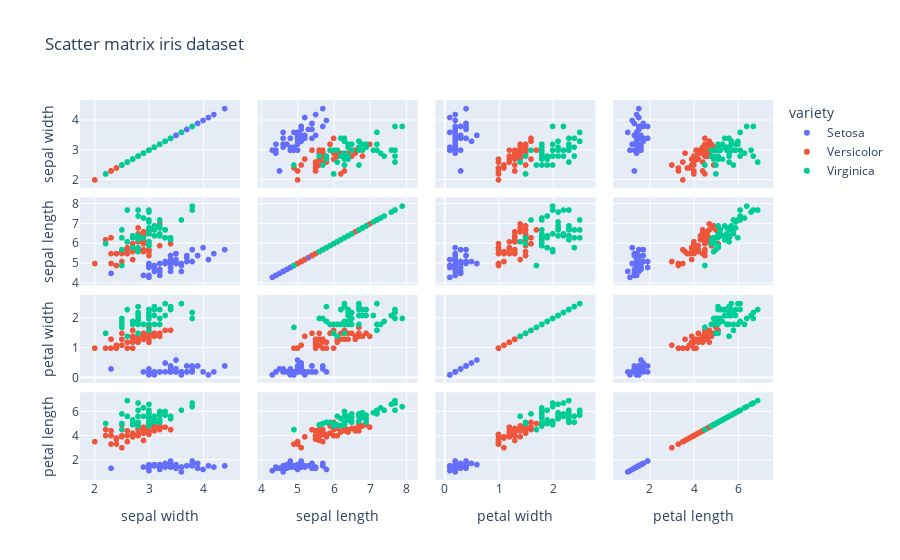

Notebook code for this chart:
### Code cell
scattermatrix = px.scatter_matrix(iris,
                                  dimensions=["sepal.width", "sepal.length", "petal.width", "petal.length"], 
                                  color='variety', 
                                 title='Scatter matrix iris dataset',
                                 labels={col:col.replace('.',' ') for col in iris.columns})
scattermatrix.update_layout()
scattermatrix

### Figure 1 — Plotly figure (JSON) as saved in the notebook; plotly's stock layout.template omitted (floating-point values rounded to 4 significant figures)
{"data": [{"dimensions": [{"axis": {"matches": true}, "label": "sepal width", "values": [3.5, 3, 3.2, 3.1, 3.6, 3.9, 3.4, 3.4, 2.9, 3.1, 3.7, 3.4, 3, 3, 4, 4.4, 3.9, 3.5, 3.8, 3.8, 3.4, 3.7, 3.6, 3.3, 3.4, 3, 3.4, 3.5, 3.4, 3.2, 3.1, 3.4, 4.1, 4.2, 3.1, 3.2, 3.5, 3.6, 3, 3.4, 3.5, 2.3, 3.2, 3.5, 3.8, 3, 3.8, 3.2, 3.7, 3.3]}, {"axis": {"matches": true}, "label": "sepal length", "values": [5.1, 4.9, 4.7, 4.6, 5, 5.4, 4.6, 5, 4.4, 4.9, 5.4, 4.8, 4.8, 4.3, 5.8, 5.7, 5.4, 5.1, 5.7, 5.1, 5.4, 5.1, 4.6, 5.1, 4.8, 5, 5, 5.2, 5.2, 4.7, 4.8, 5.4, 5.2, 5.5, 4.9, 5, 5.5, 4.9, 4.4, 5.1, 5, 4.5, 4.4, 5, 5.1, 4.8, 5.1, 4.6, 5.3, 5]}, {"axis": {"matches": true}, "label": "petal width", "values": [0.2, 0.2, 0.2, 0.2, 0.2, 0.4, 0.3, 0.2, 0.2, 0.1, 0.2, 0.2, 0.1, 0.1, 0.2, 0.4, 0.4, 0.3, 0.3, 0.3, 0.2, 0.4, 0.2, 0.5, 0.2, 0.2, 0.4, 0.2, 0.2, 0.2, 0.2, 0.4, 0.1, 0.2, 0.2, 0.2, 0.2, 0.1, 0.2, 0.2, 0.3, 0.3, 0.2, 0.6, 0.4, 0.3, 0.2, 0.2, 0.2, 0.2]}, {"axis": {"matches": true}, "label": "petal length", "values": [1.4, 1.4, 1.3, 1.5, 1.4, 1.7, 1.4, 1.5, 1.4, 1.5, 1.5, 1.6, 1.4, 1.1, 1.2, 1.5, 1.3, 1.4, 1.7, 1.5, 1.7, 1.5, 1, 1.7, 1.9, 1.6, 1.6, 1.5, 1.4, 1.6, 1.6, 1.5, 1.5, 1.4, 1.5, 1.2, 1.3, 1.4, 1.3, 1.5, 1.3, 1.3, 1.3, 1.6, 1.9, 1.4, 1.6, 1.4, 1.5, 1.4]}], "hovertemplate": "variety=Setosa<br>%{xaxis.title.text}=%{x}<br>%{yaxis.title.text}=%{y}<extra></extra>", "legendgroup": "Setosa", "marker": {"color": "#636efa", "symbol": "circle"}, "name": "Setosa", "showlegend": true, "type": "splom"}, {"dimensions": [{"axis": {"matches": true}, "label": "sepal width", "values": [3.2, 3.2, 3.1, 2.3, 2.8, 2.8, 3.3, 2.4, 2.9, 2.7, 2, 3, 2.2, 2.9, 2.9, 3.1, 3, 2.7, 2.2, 2.5, 3.2, 2.8, 2.5, 2.8, 2.9, 3, 2.8, 3, 2.9, 2.6, 2.4, 2.4, 2.7, 2.7, 3, 3.4, 3.1, 2.3, 3, 2.5, 2.6, 3, 2.6, 2.3, 2.7, 3, 2.9, 2.9, 2.5, 2.8]}, {"axis": {"matches": true}, "label": "sepal length", "values": [7, 6.4, 6.9, 5.5, 6.5, 5.7, 6.3, 4.9, 6.6, 5.2, 5, 5.9, 6, 6.1, 5.6, 6.7, 5.6, 5.8, 6.2, 5.6, 5.9, 6.1, 6.3, 6.1, 6.4, 6.6, 6.8, 6.7, 6, 5.7, 5.5, 5.5, 5.8, 6, 5.4, 6, 6.7, 6.3, 5.6, 5.5, 5.5, 6.1, 5.8, 5, 5.6, 5.7, 5.7, 6.2, 5.1, 5.7]}, {"axis": {"matches": true}, "label": "petal width", "values": [1.4, 1.5, 1.5, 1.3, 1.5, 1.3, 1.6, 1, 1.3, 1.4, 1, 1.5, 1, 1.4, 1.3, 1.4, 1.5, 1, 1.5, 1.1, 1.8, 1.3, 1.5, 1.2, 1.3, 1.4, 1.4, 1.7, 1.5, 1, 1.1, 1, 1.2, 1.6, 1.5, 1.6, 1.5, 1.3, 1.3, 1.3, 1.2, 1.4, 1.2, 1, 1.3, 1.2, 1.3, 1.3, 1.1, 1.3]}, {"axis": {"matches": true}, "label": "petal length", "values": [4.7, 4.5, 4.9, 4, 4.6, 4.5, 4.7, 3.3, 4.6, 3.9, 3.5, 4.2, 4, 4.7, 3.6, 4.4, 4.5, 4.1, 4.5, 3.9, 4.8, 4, 4.9, 4.7, 4.3, 4.4, 4.8, 5, 4.5, 3.5, 3.8, 3.7, 3.9, 5.1, 4.5, 4.5, 4.7, 4.4, 4.1, 4, 4.4, 4.6, 4, 3.3, 4.2, 4.2, 4.2, 4.3, 3, 4.1]}], "hovertemplate": "variety=Versicolor<br>%{xaxis.title.text}=%{x}<br>%{yaxis.title.text}=%{y}<extra></extra>", "legendgroup": "Versicolor", "marker": {"color": "#EF553B", "symbol": "circle"}, "name": "Versicolor", "showlegend": true, "type": "splom"}, {"dimensions": [{"axis": {"matches": true}, "label": "sepal width", "values": [3.3, 2.7, 3, 2.9, 3, 3, 2.5, 2.9, 2.5, 3.6, 3.2, 2.7, 3, 2.5, 2.8, 3.2, 3, 3.8, 2.6, 2.2, 3.2, 2.8, 2.8, 2.7, 3.3, 3.2, 2.8, 3, 2.8, 3, 2.8, 3.8, 2.8, 2.8, 2.6, 3, 3.4, 3.1, 3, 3.1, 3.1, 3.1, 2.7, 3.2, 3.3, 3, 2.5, 3, 3.4, 3]}, {"axis": {"matches": true}, "label": "sepal length", "values": [6.3, 5.8, 7.1, 6.3, 6.5, 7.6, 4.9, 7.3, 6.7, 7.2, 6.5, 6.4, 6.8, 5.7, 5.8, 6.4, 6.5, 7.7, 7.7, 6, 6.9, 5.6, 7.7, 6.3, 6.7, 7.2, 6.2, 6.1, 6.4, 7.2, 7.4, 7.9, 6.4, 6.3, 6.1, 7.7, 6.3, 6.4, 6, 6.9, 6.7, 6.9, 5.8, 6.8, 6.7, 6.7, 6.3, 6.5, 6.2, 5.9]}, {"axis": {"matches": true}, "label": "petal width", "values": [2.5, 1.9, 2.1, 1.8, 2.2, 2.1, 1.7, 1.8, 1.8, 2.5, 2, 1.9, 2.1, 2, 2.4, 2.3, 1.8, 2.2, 2.3, 1.5, 2.3, 2, 2, 1.8, 2.1, 1.8, 1.8, 1.8, 2.1, 1.6, 1.9, 2, 2.2, 1.5, 1.4, 2.3, 2.4, 1.8, 1.8, 2.1, 2.4, 2.3, 1.9, 2.3, 2.5, 2.3, 1.9, 2, 2.3, 1.8]}, {"axis": {"matches": true}, "label": "petal length", "values": [6, 5.1, 5.9, 5.6, 5.8, 6.6, 4.5, 6.3, 5.8, 6.1, 5.1, 5.3, 5.5, 5, 5.1, 5.3, 5.5, 6.7, 6.9, 5, 5.7, 4.9, 6.7, 4.9, 5.7, 6, 4.8, 4.9, 5.6, 5.8, 6.1, 6.4, 5.6, 5.1, 5.6, 6.1, 5.6, 5.5, 4.8, 5.4, 5.6, 5.1, 5.1, 5.9, 5.7, 5.2, 5, 5.2, 5.4, 5.1]}], "hovertemplate": "variety=Virginica<br>%{xaxis.title.text}=%{x}<br>%{yaxis.title.text}=%{y}<extra></extra>", "legendgroup": "Virginica", "marker": {"color": "#00cc96", "symbol": "circle"}, "name": "Virginica", "showlegend": true, "type": "splom"}], "layout": {"autosize": true, "dragmode": "select", "legend": {"title": {"text": "variety"}, "tracegroupgap": 0}, "title": {"text": "Scatter matrix iris dataset"}, "xaxis": {"autorange": true, "range": [1.532, 4.868], "type": "linear"}, "xaxis2": {"autorange": true, "range": [3.598, 8.602], "type": "linear"}, "xaxis3": {"autorange": true, "range": [-0.368, 2.968], "type": "linear"}, "xaxis4": {"autorange": true, "range": [-0.1504, 8.05], "type": "linear"}, "yaxis": {"autorange": true, "range": [1.532, 4.868], "type": "linear"}, "yaxis2": {"autorange": true, "range": [3.598, 8.602], "type": "linear"}, "yaxis3": {"autorange": true, "range": [-0.368, 2.968], "type": "linear"}, "yaxis4": {"autorange": true, "range": [-0.1504, 8.05], "type": "linear"}}}
